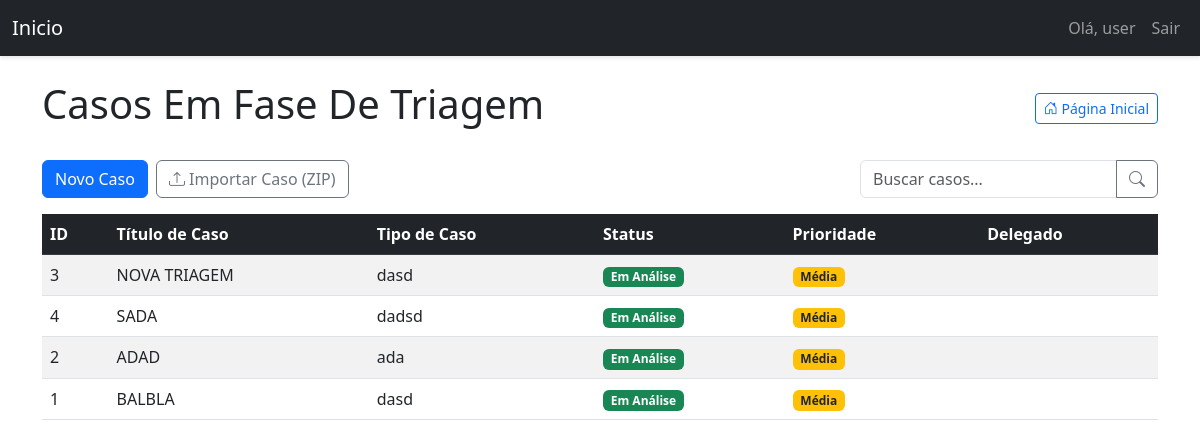
The app's page /dashboard/ (signed in), older data.
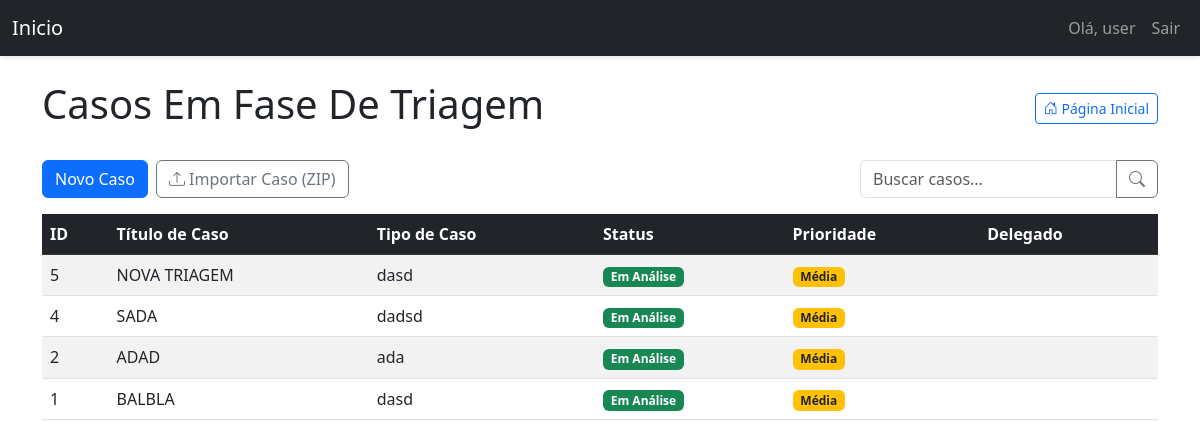
The same page, newer data.
### models.py (models this page shows, shortened)
class User(UserMixin, db.Model):
    id = db.Column(db.Integer, primary_key=True)
    username = db.Column(db.String(64), index=True, unique=True)
    email = db.Column(db.String(120), index=True, unique=True)
    password_hash = db.Column(db.String(128))
    is_admin = db.Column(db.Boolean, default=False)
    tickets = db.relationship('Ticket', backref='author', lazy='dynamic', cascade="all, delete-orphan")
    comments = db.relationship('Comment', backref='author', lazy='dynamic', cascade="all, delete-orphan")
    attachments = db.relationship('Attachment', backref='author', lazy='dynamic')
    appointments = db.relationship('Appointment', backref='user', lazy='dynamic', cascade="all, delete-orphan")
    advogados = db.relationship('Advogado', backref='owner_user', lazy='dynamic', cascade="all, delete-orphan")

class Ticket(db.Model):
    id = db.Column(db.Integer, primary_key=True)
    ticket_code = db.Column(db.String(30), unique=True)
    title = db.Column(db.String(140))
    description = db.Column(db.Text)
    case_number = db.Column(db.String(50))
    status = db.Column(db.String(20), default='Em Análise')
    priority = db.Column(db.String(20), default='Média')
    created_at = db.Column(db.DateTime, index=True, default=datetime.utcnow)
    updated_at = db.Column(db.DateTime, index=True, default=datetime.utcnow)
    user_id = db.Column(db.Integer, db.ForeignKey('user.id'))
    delegado = db.Column(db.String(100))
    comments = db.relationship('Comment', backref='ticket', lazy='dynamic', cascade="all, delete-orphan")
    attachments = db.relationship('Attachment', backref='ticket', lazy='dynamic', cascade="all, delete-orphan")
    todos = db.relationship('TodoItem', backref='ticket', lazy='dynamic', cascade="all, delete-orphan")

### triagem/routes/dashboard.py (the view)
@dashboard_bp.route('/')  # Rota vazia, que combina com o prefixo '/dashboard' em app.py
@login_required
def dashboard():
    search_term = request.args.get('search', '')
    query = Ticket.query
    if not current_user.is_admin:
        query = query.filter(Ticket.user_id == current_user.id)
    if search_term:
        query = query.filter(
            (Ticket.title.ilike(f'%{search_term}%')) |
            (Ticket.case_number.ilike(f'%{search_term}%')) |
            (Ticket.description.ilike(f'%{search_term}%'))
        )
    status_order = {'Em Análise': 1, 'Em Espera': 2, 'Arquivado': 3}
    priority_order = {'Alta': 1, 'Média': 2, 'Baixa': 3}
    query = query.order_by(
        db.case(status_order, value=Ticket.status),
        db.case(priority_order, value=Ticket.priority),
        Ticket.updated_at.desc()
    )
    tickets = query.all()
    return render_template('dashboard.html', tickets=tickets, search_term=search_term)

### triagem/templates/dashboard.html (shortened to what this page needs)
{% extends "base.html" %}
{% block content %}
<div class="d-flex justify-content-between align-items-center mb-4 flex-wrap">
    <h1>Casos Em Fase De Triagem</h1>
    <a href="{{ url_for('main.index') }}" class="btn btn-outline-primary btn-sm">
        <i class="bi bi-house-door"></i> Página Inicial
    </a>
</div>
<div class="d-flex justify-content-between mb-3 flex-wrap gap-2">
    <div class="d-flex gap-2">
        <a href="{{ url_for('ticket.create_ticket') }}" class="btn btn-primary">Novo Caso</a>
        <form id="importZipForm" method="POST" action="{{ url_for('ticket_export_import.import_ticket_zip') }}" enctype="multipart/form-data" style="display:inline;">
            <button class="btn btn-outline-secondary" type="button" id="importZipBtn">
                <i class="bi bi-upload"></i> Importar Caso (ZIP)
            </button>
        </form>
    </div>
    <form method="GET" action="{{ url_for('dashboard.dashboard') }}" class="d-flex ms-md-auto mt-2 mt-md-0">
        <div class="input-group">
            <input type="text" name="search" class="form-control" placeholder="Buscar casos..." value="{{ request.args.get('search', '') }}">
            <button class="btn btn-outline-secondary" type="submit">
                <i class="bi bi-search"></i>
            </button>
        </div>
    </form>
</div>
<div class="table-responsive">
    <table class="table table-striped table-hover" id="tickets-table">
        <thead class="table-dark">
            <tr>
                <th>ID</th>
                <th>Título de Caso</th>
                <th>Tipo de Caso</th>
                <th>Status</th>
                <th>Prioridade</th>
                <th>Delegado</th>
            </tr>
        </thead>
        <tbody>
            {% for ticket in tickets %}
            <tr class="clickable-row" data-href="{{ url_for('ticket.view_ticket', ticket_id=ticket.id) }}">
                <td>{{ ticket.id }}</td>
                <td>{{ ticket.title }}</td>
                <td>{{ ticket.case_number }}</td>
                <td>
                    <span class="badge
                        {% if ticket.status == 'Em Análise' %}bg-success
                        {% elif ticket.status == 'Em Espera' %}bg-warning text-dark
                        {% elif ticket.status == 'Arquivado' %}bg-secondary
                        {% else %}bg-info{% endif %}">
                        {{ ticket.status }}
                    </span>
                </td>
                <td>
                    <span class="badge
                        {% if ticket.priority == 'Alta' %}bg-danger
                        {% elif ticket.priority == 'Média' %}bg-warning text-dark
                        {% elif ticket.priority == 'Baixa' %}bg-info
                        {% else %}bg-secondary{% endif %}">
                        {{ ticket.priority }}
                    </span>
                </td>
                <td>{{ ticket.delegado }}</td>
            </tr>
            {% endfor %}
        </tbody>
    </table>
</div>
{% endblock %}

### triagem/templates/base.html (shortened to what this page needs)
<!DOCTYPE html>
<html lang="pt-BR">
<head>
    {% block styles %}
        <link rel="stylesheet" href="https://cdn.jsdelivr.net/npm/bootstrap-icons@1.8.0/font/bootstrap-icons.css">
        <link rel="stylesheet" href="{{ url_for('static', filename='css/triagem.css') }}">
        <link href="https://cdn.jsdelivr.net/npm/bootstrap@5.3.0/dist/css/bootstrap.min.css" rel="stylesheet">
    {% endblock %}
</head>
<body>
    <nav class="navbar navbar-expand-lg navbar-dark bg-dark">
        <div class="container-fluid">
            <a class="navbar-brand" href="{{ url_for('main.index') }}">Inicio</a>
            <div class="collapse navbar-collapse" id="navbarNav">
                <ul class="navbar-nav ms-auto">
                    {% if current_user.is_authenticated %}
                    <li class="nav-item">
                        <span class="nav-link">Olá, {{ current_user.username }}</span>
                    </li>
                    <li class="nav-item">
                        <a class="nav-link" href="{{ url_for('auth.logout') }}">Sair</a>
                    </li>
                    {% else %}
                    <li class="nav-item">
                        <a class="nav-link" href="{{ url_for('auth.login') }}">Login</a>
                    </li>
                    {% endif %}
                </ul>
            </div>
        </div>
    </nav>
    <div class="container mt-4">
        {% block content %}{% endblock %}
    </div>
</body>
</html>

### static/css/triagem.css (style rules this page uses)
body { background-color: #f8f9fa; padding-bottom: 50px; font-family: 'Open Sans', sans-serif; }
.navbar { box-shadow: 0 2px 4px rgba(0,0,0,.1); }
.table th { background-color: #f8f9fa; }
.badge { font-weight: 500; }
::placeholder { color: #6c757d; opacity: 1; }
.clickable-row { cursor: pointer; }

Row changes from the older to the newer data that the page shows:
removed Ticket: id "3", title "NOVA TRIAGEM", case_number "dasd", status "Em Análise", priority "Média"
added Ticket: id "5", title "NOVA TRIAGEM", case_number "dasd", status "Em Análise", priority "Média"
